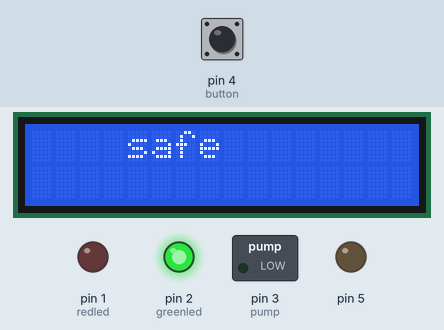
This sketch was run on a simulated Arduino Uno, built with avr-gcc and run on an emulated ATmega328P. Parts: 16×2 character LCD, switched loads named in the sketch (green lamp = pin HIGH), output pins drawn as LEDs (lit = HIGH). The test bench sets the inputs (shaded band); at power-on: pin 4 (button) HIGH.

Above: at 1.2 s.
1.3 s: pin 4 (button) pulled LOW for 0.15 s
At 1.37 s:
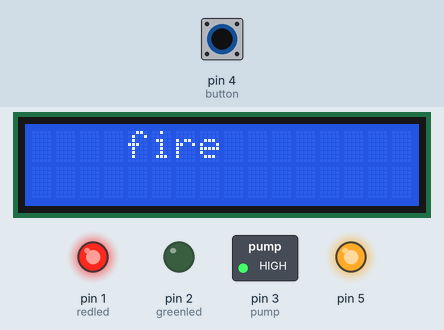
2.9 s: pin 4 (button) pulled LOW for 3.2 s
At 6.7 s:
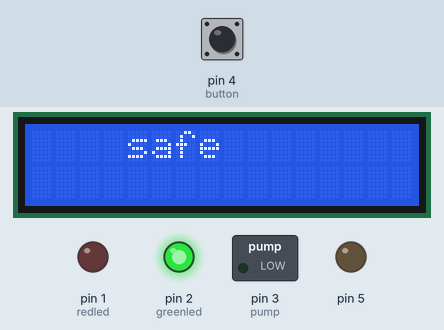
Timing chart, 0 to 8.2 s (numbered marks = the images above; inputs shaded):
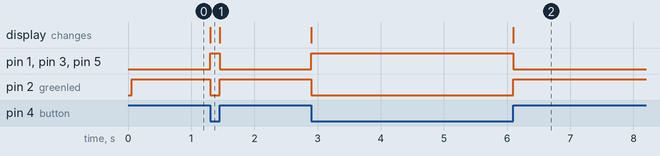

Measured:
- after the input at 1.3 s, pin 1 (redled), pin 3 (pump), pin 5: LOW → HIGH at once, → LOW 0.15 s later; pin 2 (greenled): HIGH → LOW at once, → HIGH 0.15 s later; the display: changes at once (image 1)
- after the input at 2.9 s, pin 1 (redled), pin 3 (pump), pin 5: LOW → HIGH at once, → LOW 3.2 s later; pin 2 (greenled): HIGH → LOW at once, → HIGH 3.2 s later; the display: first changes at once (image 2 shows a later state)

The sketch:

datafiresensor.ino
```cpp
#include<LiquidCrystal.h>

LiquidCrystal lcd(12,11,10,9,8,7);
int redled=1,greenled=2,pump=3,button=4,fire;

void setup() {
lcd.begin(16,2);
pinMode(redled,OUTPUT);
pinMode(greenled,OUTPUT);
pinMode(pump,OUTPUT);
pinMode(button,INPUT);
pinMode(5,OUTPUT);
}

void loop() {
  fire=!digitalRead(button);

  if (fire)
  {
  lcd.setCursor(4,0);
  lcd.print("fire");
  digitalWrite(redled,HIGH);
  digitalWrite(pump,HIGH);
  digitalWrite(greenled,LOW);
  digitalWrite(5,HIGH);
  }
  else
  {
  lcd.setCursor(4,0);
  lcd.print("safe");
  digitalWrite(redled,LOW);
  digitalWrite(pump,LOW);
  digitalWrite(greenled,HIGH);
  digitalWrite(5,LOW);
  }

}
```
